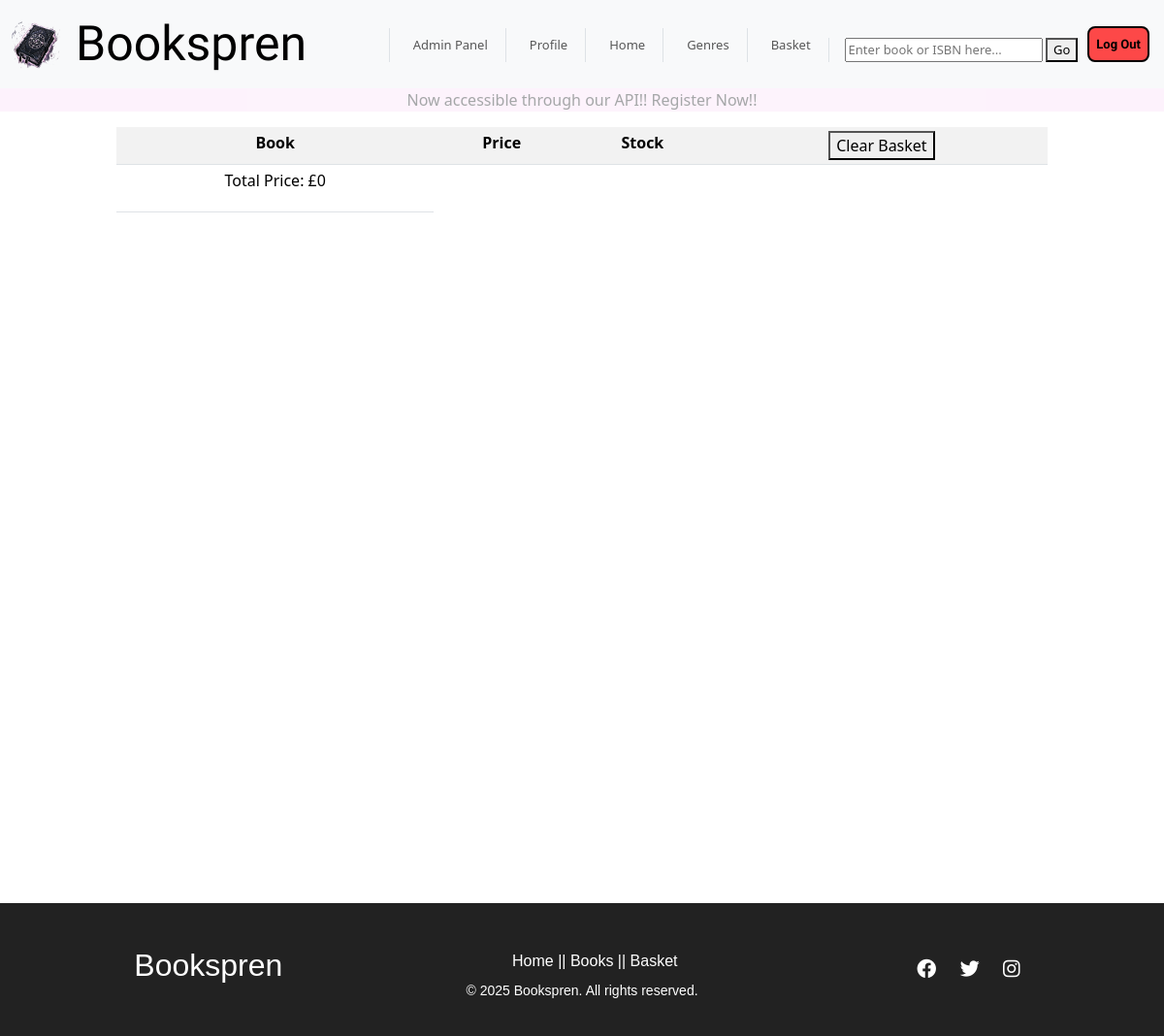
The app's page /cart/ (signed in), older data.
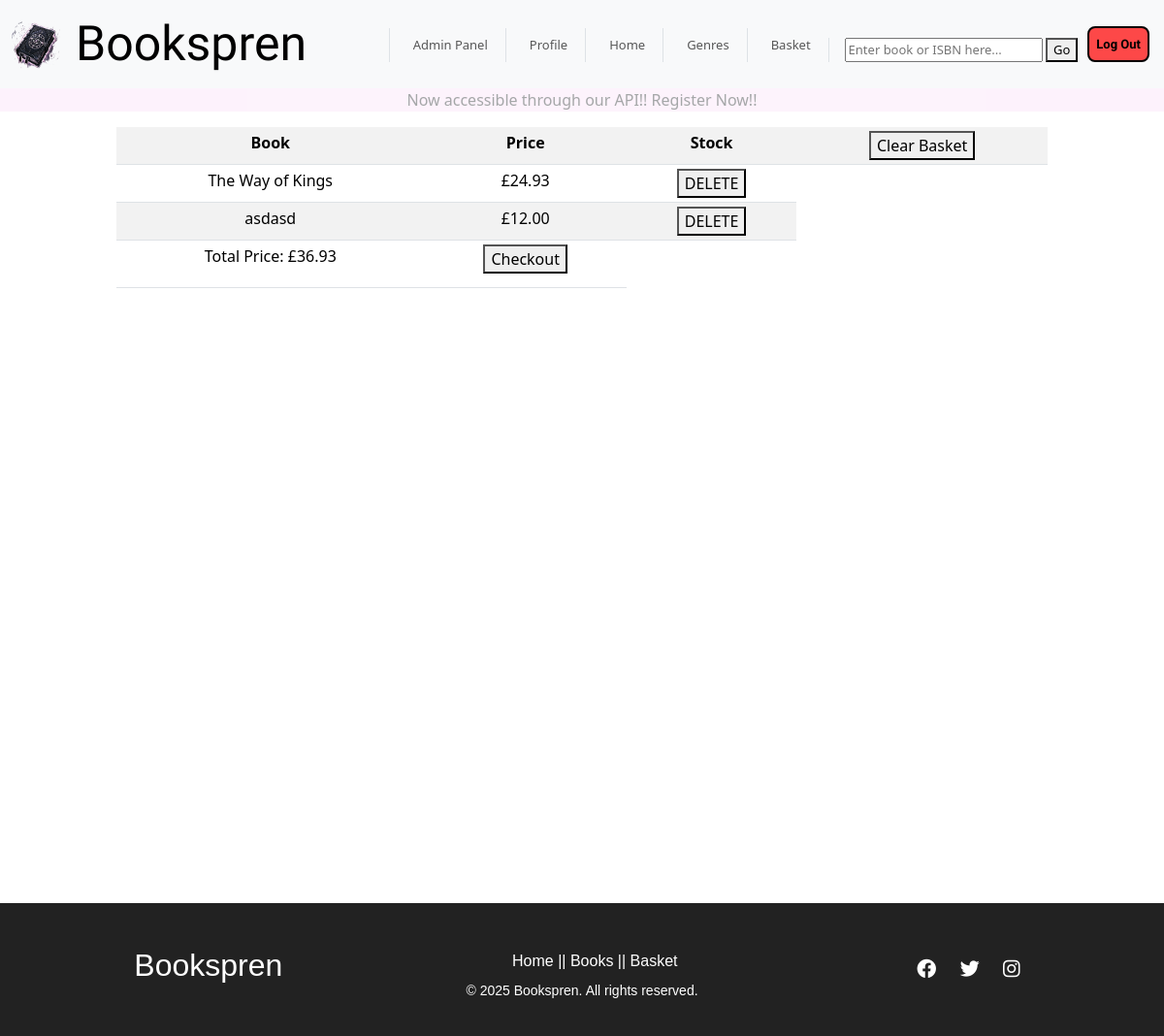
The same page, newer data.
### apps/cart/models.py (models this page shows, shortened)
class Cart(models.Model):
    class Meta:
        verbose_name = 'Basket'
        verbose_name_plural = 'Baskets'
    user_id = models.ForeignKey(CustomUser, on_delete=models.SET_NULL, null=True)
    book = models.ForeignKey(Books, on_delete=models.SET_NULL, null = True)

### apps/api/models.py (models this page shows, shortened)
class Books(models.Model):
    class Meta:
        verbose_name_plural = 'Books'
    title = models.CharField(max_length=200)
    author = models.ForeignKey(Author, on_delete=models.CASCADE, related_name="books")
    category = models.ForeignKey(Category, on_delete=models.SET_NULL, null=True, related_name="books")
    description = models.TextField()
    price = models.DecimalField(max_digits=10, decimal_places=2)
    stock = models.PositiveIntegerField(default=0)
    cover_image = models.ImageField(upload_to='book_pics/', blank=True, null=True)
    published_date = models.DateField()
    isbn = models.CharField(max_length=13, unique=True)

### apps/cart/views.py (the view)
# urls.py: path('', views.cart, name="cart"),
@login_required
def cart(request):
    cart_items = Cart.objects.filter(user_id=request.user)
    total_price = sum(item.book.price for item in cart_items)
    if request.method == "POST":
        if "delete_cart" in request.POST:
            for item in cart_items:
                if item.book.stock is not None:
                    item.book.stock += 1
                    item.book.save()
            cart_items.delete()
            return redirect('cart')
        if "delete_item" in request.POST:
            cart_id = request.POST.get("cart_id")
            if cart_id:
                item = get_object_or_404(Cart, id=cart_id)
                item.book.stock += 1
                item.book.save()
                item.delete()
            return redirect('cart')
        if "checkout" in request.POST:
            items = Cart.objects.filter(user_id=request.user)
            for item in items:
                item.delete()
            return redirect('checkout')
    else:
        form = Cart_Deletion_Form()
    return render(request, "cart.html", {'cart': cart_items, 'form': form, 'total_price': total_price})

### apps/cart/forms.py
class Cart_Deletion_Form(forms.ModelForm):
    class Meta:
        model= Cart
        fields = '__all__'

### apps/cart/templates/cart.html (shortened to what this page needs)
{% extends "base.html" %}
{% block content %}
<table class="table table-sm table-responsive table-striped"  style="width:80%; margin: 0 auto; text-align:center;">
    <tr>
    <th>Book</th>
    <th>Price</th>
    <th>Stock</th>
    <th>
        <form method="POST">
                <button type="submit">Clear Basket</button>
        </form>
    </th>
    </tr>
    {% for bk in cart %}
        {%if user.username == bk.user_id.username %}
            <tr>
                <td>{{bk.book.title}}</td>
                <td>£{{bk.book.price}}</td>
                <td>
                    <form method="POST">
                        <button type="submit">DELETE</button>
                    </form>
                </td>
            </tr>
        {% endif %}
    {% endfor %}
    <tr>
        <td><p>Total Price: £{{total_price}}</p></td>
        {%if cart %}
        <td>
            <form method="POST">
                <button type="submit">Checkout</button>
            </form>
        </td>
       {%endif%}
    </tr>
</table>
{% endblock content %}

Row changes from the older to the newer data that the page shows:
added Cart: book "The Way of Kings", book.price "24.93"
added Cart: book "asdasd", book.price "12.00"
Text that changed along with them:
{{ total_price }}: "0" → "36.93"
text now shown: "Checkout"
